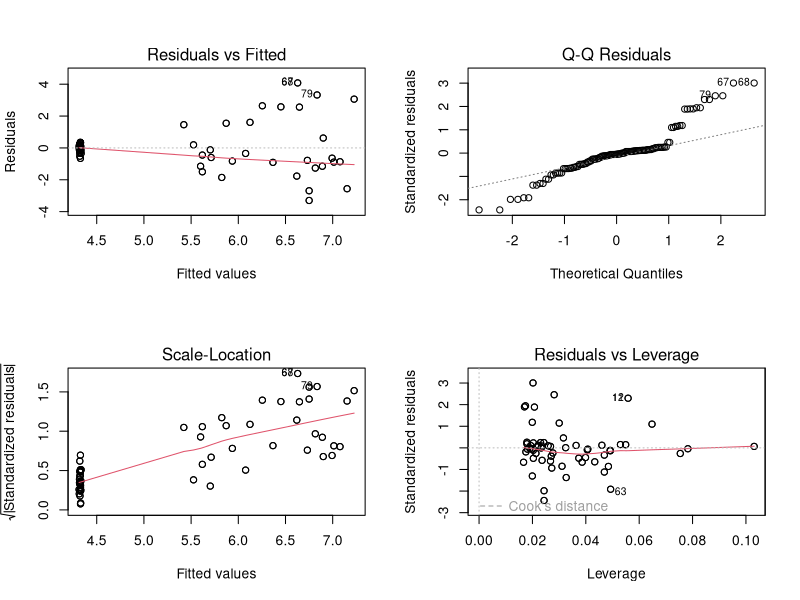
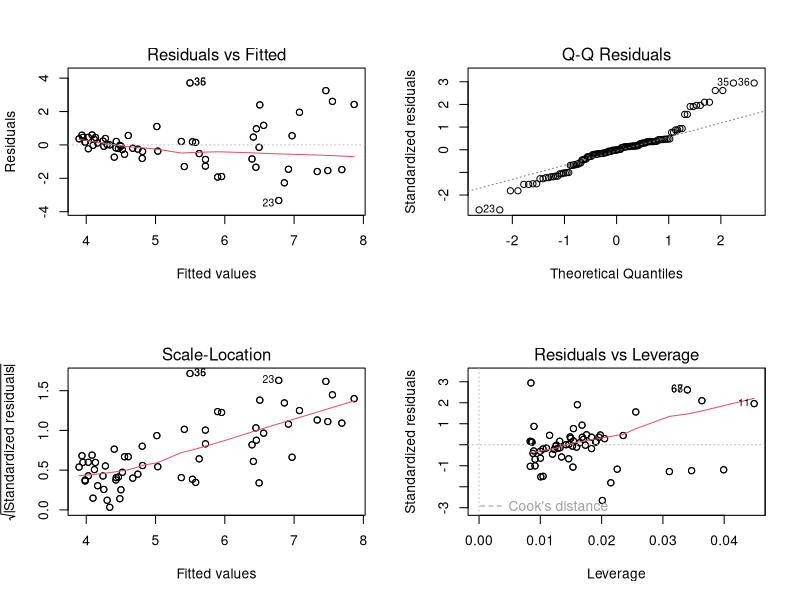
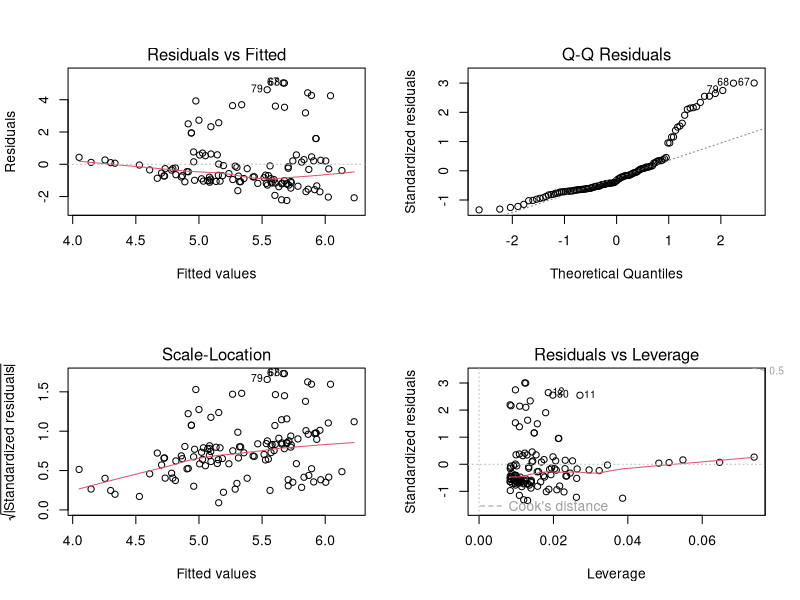
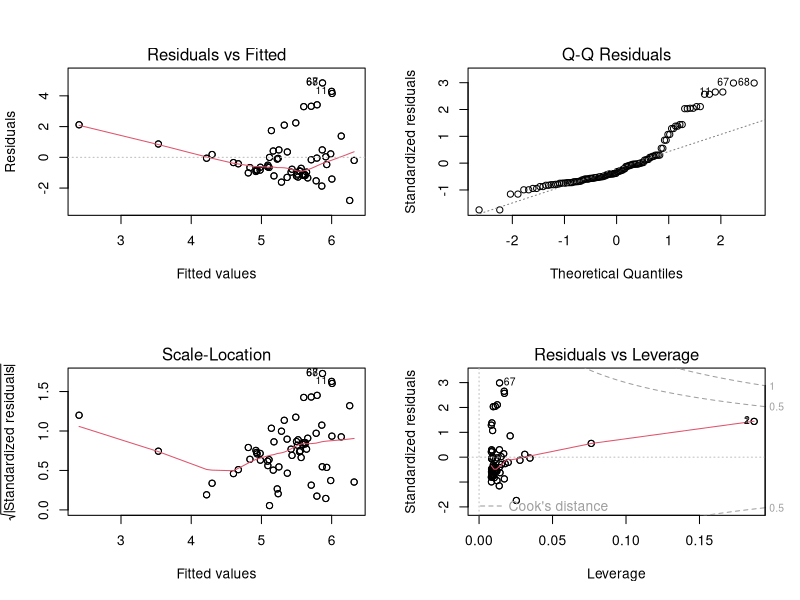
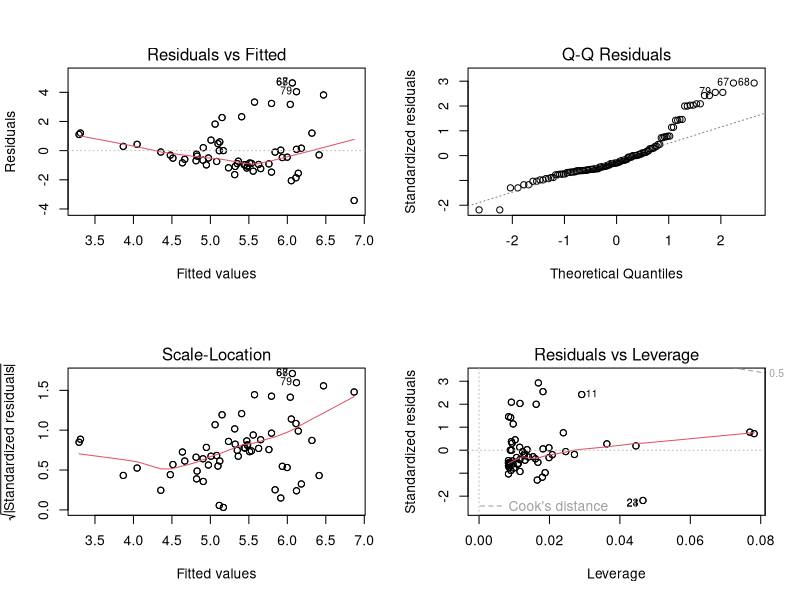
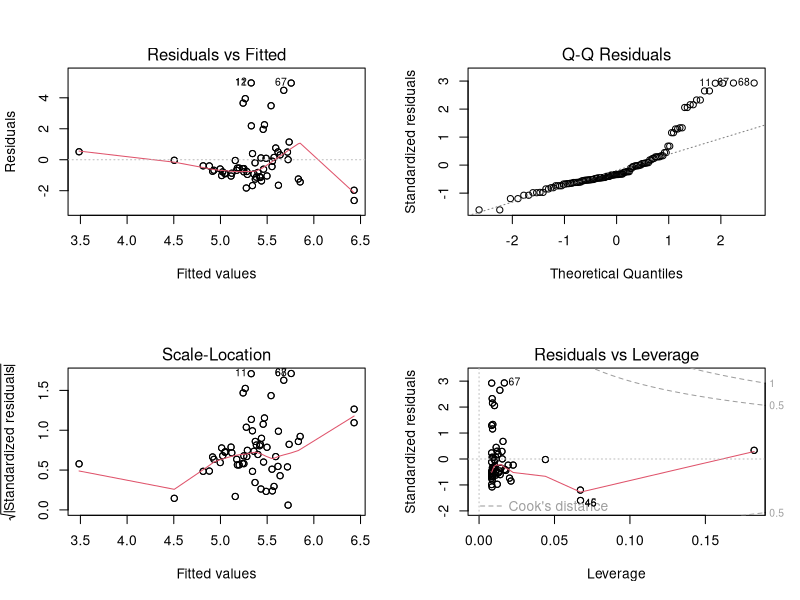
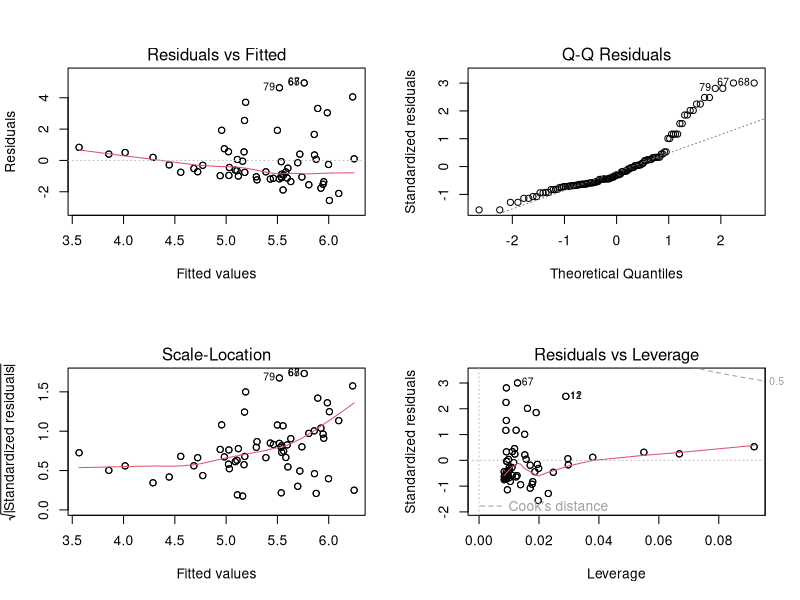
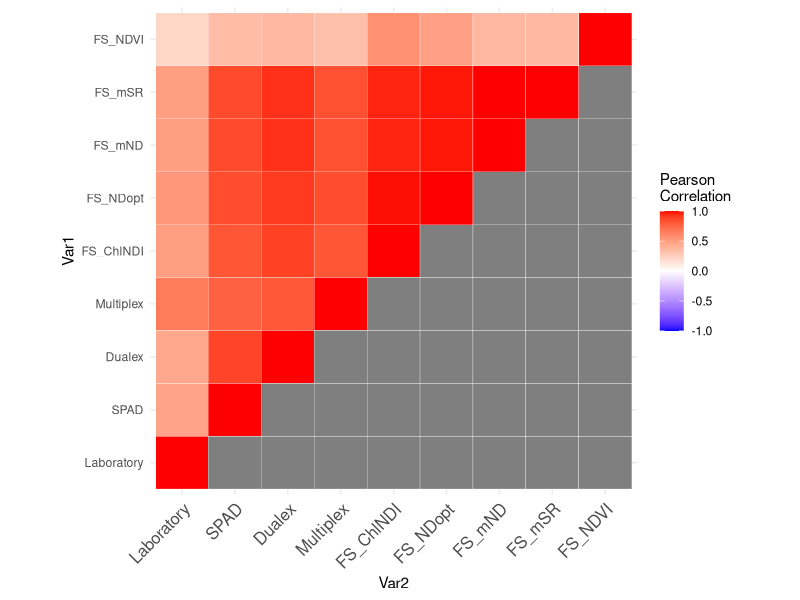

The R source for these figures, in order:
library(tidyverse)
library(readxl)
library(gridExtra)
library(ggpubr)
library(reshape2)
library(lme4)

maize <- read_excel("Maize dataset.xlsx")

#1. checking for normal distribution
#1.1 without treatment differentiation
spad.model <- lm(FM_Rest_Ernteblatt ~ SPAD*Blattalter, data = maize)
lab.model <- lm(FM_Rest_Ernteblatt ~ Chl_Labor, data = maize)
dualex.model <- lm(FM_Rest_Ernteblatt ~ Chl, data = maize)
multi.model1 <- lm(FM_Rest_Ernteblatt ~ SFR_R, data = maize)
multi.model2 <- lm(FM_Rest_Ernteblatt ~ SFR_G, data = maize)
field.model1 <- lm(FM_Rest_Ernteblatt ~ NDWI, data = maize)
field.model2 <- lm(FM_Rest_Ernteblatt ~ ChlNDI, data = maize)

par(mfrow = c(2, 2))
plot(spad.model)
plot(lab.model)
plot(dualex.model)
plot(multi.model1)
plot(multi.model2)
plot(field.model1)
plot(field.model2)
par(mfrow = c(1, 1))

shapiro.test(maize$FM_Rest_Ernteblatt)
shapiro.test(maize$Pflanzenhoehe)
shapiro.test(maize$SPAD)
shapiro.test(maize$Chl_Labor)
shapiro.test(maize$Chl)
shapiro.test(maize$SFR_R)
shapiro.test(maize$SFR_G)
shapiro.test(maize$NDWI)
shapiro.test(maize$ChlNDI)

#plotting the correlation matrix (whole dataset)
cor.df <- select(maize, Chl_Labor, SPAD, DX_Chl_MW, SFR_R, ChlNDI, NDopt, mND, mSR, NDVI)

names(cor.df)[names(cor.df) == "Chl_Labor"] <- "Laboratory"
names(cor.df)[names(cor.df) == "DX_Chl_MW"] <- "Dualex"
names(cor.df)[names(cor.df) == "SFR_R"] <- "Multiplex"
names(cor.df)[names(cor.df) == "ChlNDI"] <- "FS_ChlNDI"
names(cor.df)[names(cor.df) == "NDopt"] <- "FS_NDopt"
names(cor.df)[names(cor.df) == "mND"] <- "FS_mND"
names(cor.df)[names(cor.df) == "mSR"] <- "FS_mSR"
names(cor.df)[names(cor.df) == "NDVI"] <- "FS_NDVI"


cormat <- round(cor(cor.df, method = "spearman"),2)

get_lower_tri<-function(cormat){
  cormat[upper.tri(cormat)] <- NA
  return(cormat)
}

get_upper_tri <- function(cormat){
  cormat[lower.tri(cormat)]<- NA
  return(cormat)
}

lt <- get_lower_tri(cormat)
lt

lt <- melt(lt)

ggplot(lt, aes(Var2, Var1, fill = value))+
  geom_tile(color = "white")+
  scale_fill_gradient2(low = "blue", high = "red", mid = "white", 
                       midpoint = 0, limit = c(-1,1), space = "Lab", 
                       name="Pearson\nCorrelation") +
  theme_minimal()+ 
  theme(axis.text.x = element_text(angle = 45, vjust = 1, 
                                   size = 12, hjust = 1))+
  coord_fixed()

upper_tri <- get_upper_tri(cormat)

melted_cormat <- melt(upper_tri, na.rm = TRUE)

ggheatmap <- ggplot(melted_cormat, aes(Var2, Var1, fill = value))+
  geom_tile(color = "white")+
  scale_fill_gradient2(low = "blue", high = "red", mid = "white", 
                       midpoint = 0, limit = c(-1,1), space = "Lab", 
                       name="Spearman\nCorrelation") +
  theme_minimal() +
  theme(axis.text.x = element_text(angle = 45, vjust = 1, 
                                   size = 12, hjust = 1)) +
  ggtitle("Correlation Matrix") +
  coord_fixed()

ggheatmap + 
  geom_text(aes(Var2, Var1, label = value), color = "black", size = 4) +
  theme(
    axis.title.x = element_blank(),
    axis.title.y = element_blank(),
    panel.grid.major = element_blank(),
    panel.border = element_blank(),
    panel.background = element_blank(),
    axis.ticks = element_blank(),
    legend.justification = c(1, 0),
    legend.position = c(0.6, 0.7),
    plot.title = element_text(hjust = 0.5),
    legend.direction = "horizontal")+
  guides(fill = guide_colorbar(barwidth = 7, barheight = 1,
                               title.position = "top", title.hjust = 0.5))


#correlation scatterplots without leave age differentiation
e <- ggplot(maize, aes(x = SPAD, y = Chl_Labor, color = Treatment)) +
  geom_point() + 
  geom_smooth(method = lm) +
  ggtitle("SPAD") +
  theme_bw()

f <- ggplot(maize, aes(x = Chl, y = Chl_Labor, color = Treatment)) +
  geom_point() + 
  geom_smooth(method = lm) + 
  ggtitle("Dualex") +
  theme_bw()

g <- ggplot(maize, aes(x = SFR_R, y = Chl_Labor, color = Treatment)) +
  geom_point() + 
  geom_smooth(method = lm) + 
  ggtitle("Multiplex") +
  theme_bw()

h <- ggplot(maize, aes(x = ChlNDI, y = Chl_Labor, color = Treatment)) +
  geom_point() + 
  geom_smooth(method = lm) + 
  ggtitle("Fieldspec") +
  theme_bw()

ggarrange(e, f, g, h, ncol = 2, nrow = 2, common.legend = TRUE, legend = "bottom")


#correlation scatterplots with leave age differentiation
e <- ggplot(maize, aes(x = SPAD, y = Chl_Labor, color = Treatment, shape = Blattalter)) +
  geom_point() + 
  geom_smooth(method = lm) +
  ggtitle("SPAD") +
  theme_bw()

f <- ggplot(maize, aes(x = Chl, y = Chl_Labor, color = Treatment, shape = Blattalter)) +
  geom_point() + 
  geom_smooth(method = lm) + 
  ggtitle("Dualex") +
  theme_bw()

g <- ggplot(maize, aes(x = SFR_R, y = Chl_Labor, color = Treatment, shape = Blattalter)) +
  geom_point() + 
  geom_smooth(method = lm) + 
  ggtitle("Multiplex") +
  theme_bw()

h <- ggplot(maize, aes(x = ChlNDI, y = Chl_Labor, color = Treatment, shape = Blattalter)) +
  geom_point() + 
  geom_smooth(method = lm) + 
  ggtitle("Fieldspec") +
  theme_bw()

ggarrange(e, f, g, h, ncol = 2, nrow = 2, common.legend = TRUE, legend = "bottom")

#scatterplot without geom_smooth
i <- ggplot(maize, aes(x = SPAD, y = Chl_Labor, color = Treatment, shape = Blattalter)) +
  geom_point() + 
  ggtitle("SPAD") +
  theme_bw()

j <- ggplot(maize, aes(x = Chl, y = Chl_Labor, color = Treatment, shape = Blattalter)) +
  geom_point() + 
  ggtitle("Dualex") +
  theme_bw()

k <- ggplot(maize, aes(x = SFR_R, y = Chl_Labor, color = Treatment, shape = Blattalter)) +
  geom_point() + 
  ggtitle("Multiplex") +
  theme_bw()

l <- ggplot(maize, aes(x = ChlNDI, y = Chl_Labor, color = Treatment, shape = Blattalter)) +
  geom_point() + 
  ggtitle("Fieldspec") +
  theme_bw()

ggarrange(i, j, k, l, ncol = 2, nrow = 2, common.legend = TRUE, legend = "bottom")

#morphological plots
height <- maize[!duplicated(maize$Pflanzennummer), ]

q <- ggplot(height, aes(x = Treatment, y = Pflanzenhoehe, fill = Treatment)) +
  geom_boxplot(show.legend = FALSE) +
  ggtitle("A") +
  ylab("Plant height [cm]") +
  geom_jitter(position = position_jitter(0.2), show.legend = FALSE) +
  theme_bw() 
q


#leafe density
dens <- maize[!duplicated(maize$Blattdichte), ]

w <- ggplot(dens, aes(x = Treatment, y = Blattdichte, fill = Blattalter)) +
  geom_boxplot(show.legend = TRUE) +
  ggtitle("B") +
  ylab("Leafe density [g/m^3 ?]") +
  geom_jitter(position = position_jitter(0.2), show.legend = FALSE) +
  theme_bw() 
w

w <- ggplot(dens, aes(x = Treatment, y = Blattdichte, fill = Treatment)) +
  geom_boxplot(show.legend = FALSE) +
  ggtitle("B") +
  ylab("Leafe density [g/m^3 ?]") +
  geom_jitter(position = position_jitter(0.2), show.legend = FALSE) +
  theme_bw() 
w

#dry matter
tm <- slice(height, 10:30)
tm <- transform(tm, TM_Ganze_Pflanze = as.numeric(TM_Ganze_Pflanze))

e <- ggplot(tm, aes(x = Treatment, y = TM_Ganze_Pflanze, fill = Treatment)) +
  geom_boxplot(show.legend = FALSE) +
  ggtitle("C") +
  ylab("Dry Matter Content") +
  geom_jitter(position = position_jitter(0.2), show.legend = FALSE) +
  theme_bw() 
e

#chlorophyll lab
r <- ggplot(dens, aes(x = Treatment, y = Chl_Labor, fill = Treatment)) +
  geom_boxplot(show.legend = FALSE) +
  ggtitle("C") +
  ylab("Chlorophyll Content [??]") +
  geom_jitter(position = position_jitter(0.2), show.legend = FALSE) +
  theme_bw() 
r

ggarrange(q, w, e, r)

#field spec clor a and b + lab clor a and b
m <- ggplot(maize, aes(x = PSSRa, y = Chl_a_nmol_g_EW, color = Treatment, shape = Blattalter)) +
  geom_point() + 
  geom_smooth(method = lm) +
  ggtitle("Chl a") + 
  theme_bw()

n <- ggplot(maize, aes(x = PSSRb, y = Chl_b_nmol_g_EW, color = Treatment, shape = Blattalter)) +
  geom_point() + 
  geom_smooth(method = lm) +
  ggtitle("Chl b") + 
  theme_bw()

ggarrange(m, n, ncol = 2, nrow = 1, common.legend = TRUE, legend = "bottom")


o <- ggscatter(maize, x = "PSSRa", y = "Chl_a_nmol_g_EW", 
               add = "reg.line",                        
               conf.int = TRUE, cor.method = "spearman", cor.coef = TRUE,                       
               color = "Treatment", palette = "jco", title = "Chl a",          
               shape = "Treatment")


p <- ggscatter(maize, x = "PSSRb", y = "Chl_b_nmol_g_EW", 
               add = "reg.line",                        
               conf.int = TRUE, cor.method = "spearman", cor.coef = TRUE,                       
               color = "Treatment", palette = "jco", title =  "Chl b",          
               shape = "Treatment")

ggarrange(o, p, ncol = 2, nrow = 1, common.legend = TRUE, legend = "bottom")



########
#stuff we probably wont need anymore
#1.2 with treatment differentiation
mangel <- filter(maize, Treatment == "Nährstoffmangel")
trocken <- filter(maize, Treatment == "Trockenstress")
kontr <- filter(maize, Treatment == "Kontrolle")

#mangel
spad.model <- lm(FM_Rest_Ernteblatt ~ SPAD, data = mangel)
lab.model <- lm(FM_Rest_Ernteblatt ~ Chl_Labor, data = mangel)
dualex.model <- lm(FM_Rest_Ernteblatt ~ Chl, data = mangel)
multi.model1 <- lm(FM_Rest_Ernteblatt ~ SFR_R, data = mangel)
multi.model2 <- lm(FM_Rest_Ernteblatt ~ SFR_G, data = mangel)
field.model1 <- lm(FM_Rest_Ernteblatt ~ NDWI, data = mangel)
field.model2 <- lm(FM_Rest_Ernteblatt ~ ChlNDI, data = mangel)

par(mfrow = c(2, 2))
plot(spad.model)
plot(lab.model)
plot(dualex.model)
plot(multi.model1)
plot(multi.model2)
plot(field.model1)
plot(field.model2)
par(mfrow = c(1, 1))

shapiro.test(mangel$FM_Rest_Ernteblatt)
shapiro.test(mangel$Pflanzenhoehe)
shapiro.test(mangel$SPAD)
shapiro.test(mangel$Chl_Labor)
shapiro.test(mangel$Chl)
shapiro.test(mangel$SFR_R)
shapiro.test(mangel$SFR_G)
shapiro.test(mangel$NDWI)
shapiro.test(mangel$ChlNDI)

#trocken
spad.model <- lm(FM_Rest_Ernteblatt ~ SPAD, data = trocken)
lab.model <- lm(FM_Rest_Ernteblatt ~ Chl_Labor, data = trocken)
dualex.model <- lm(FM_Rest_Ernteblatt ~ Chl, data = trocken)
multi.model1 <- lm(FM_Rest_Ernteblatt ~ SFR_R, data = trocken)
multi.model2 <- lm(FM_Rest_Ernteblatt ~ SFR_G, data = trocken)
field.model1 <- lm(FM_Rest_Ernteblatt ~ NDWI, data = trocken)
field.model2 <- lm(FM_Rest_Ernteblatt ~ ChlNDI, data = trocken)

par(mfrow = c(2, 2))
plot(spad.model)
plot(lab.model)
plot(dualex.model)
plot(multi.model1)
plot(multi.model2)
plot(field.model1)
plot(field.model2)
par(mfrow = c(1, 1))

shapiro.test(trocken$FM_Rest_Ernteblatt)
shapiro.test(trocken$Pflanzenhoehe)
shapiro.test(trocken$SPAD)
shapiro.test(trocken$Chl_Labor)
shapiro.test(trocken$Chl)
shapiro.test(trocken$SFR_R)
shapiro.test(trocken$SFR_G)
shapiro.test(trocken$NDWI)
shapiro.test(trocken$ChlNDI)

#kontrolle
spad.model <- lm(FM_Rest_Ernteblatt ~ SPAD, data = kontr)
lab.model <- lm(FM_Rest_Ernteblatt ~ Chl_Labor, data = kontr)
dualex.model <- lm(FM_Rest_Ernteblatt ~ Chl, data = kontr)
multi.model1 <- lm(FM_Rest_Ernteblatt ~ SFR_R, data = kontr)
multi.model2 <- lm(FM_Rest_Ernteblatt ~ SFR_G, data = kontr)
field.model1 <- lm(FM_Rest_Ernteblatt ~ NDWI, data = kontr)
field.model2 <- lm(FM_Rest_Ernteblatt ~ ChlNDI, data = kontr)

par(mfrow = c(2, 2))
plot(spad.model)
plot(lab.model)
plot(dualex.model)
plot(multi.model1)
plot(multi.model2)
plot(field.model1)
plot(field.model2)
par(mfrow = c(1, 1))

shapiro.test(kontr$FM_Rest_Ernteblatt)
shapiro.test(kontr$Pflanzenhoehe)
shapiro.test(kontr$SPAD)
shapiro.test(kontr$Chl_Labor)
shapiro.test(kontr$Chl)
shapiro.test(kontr$SFR_R)
shapiro.test(kontr$SFR_G)
shapiro.test(kontr$NDWI)
shapiro.test(kontr$ChlNDI)

#2.2 with treatment differentiation 
#mangel
cor.df <- select(mangel, Chl_Labor, SPAD, Chl, SFR_R, ChlNDI)

cormat <- round(cor(cor.df),2)

lt <- get_upper_tri(cormat)
lt

lt <- melt(lt, na.rm = TRUE)

ggheatmap <- ggplot(lt, aes(Var2, Var1, fill = value))+
  geom_tile(color = "white")+
  scale_fill_gradient2(low = "blue", high = "red", mid = "white", 
                       midpoint = 0, limit = c(-1,1), space = "Lab", 
                       name="Pearson\nCorrelation") +
  theme_minimal()+ 
  theme(axis.text.x = element_text(angle = 45, vjust = 1, 
                                   size = 12, hjust = 1)) +
  ggtitle("Mangel") +
  coord_fixed()

ggheatmap + 
  geom_text(aes(Var2, Var1, label = value), color = "black", size = 4) +
  theme(
    axis.title.x = element_blank(),
    axis.title.y = element_blank(),
    panel.grid.major = element_blank(),
    panel.border = element_blank(),
    panel.background = element_blank(),
    axis.ticks = element_blank(),
    legend.justification = c(1, 0),
    legend.position = c(0.6, 0.7),
    legend.direction = "horizontal")+
  guides(fill = guide_colorbar(barwidth = 7, barheight = 1,
                               title.position = "top", title.hjust = 0.5))

#spad
a <- ggscatter(mangel, x = "SPAD", y = "Chl_Labor", 
          add = "reg.line",                        
          conf.int = TRUE, cor.method = "pearson", cor.coef = TRUE,                       
          color = "Treatment", palette = "jco", title = "SPAD",          
          shape = "Treatment")

#dualex
b <- ggscatter(mangel, x = "Chl", y = "Chl_Labor", 
          add = "reg.line",                        
          conf.int = TRUE, cor.method = "pearson", cor.coef = TRUE,                       
          color = "Treatment", palette = "jco", title =  "Dualex",          
          shape = "Treatment")

#multiplex
c <- ggscatter(mangel, x = "SFR_R", y = "Chl_Labor", 
          add = "reg.line",                        
          conf.int = TRUE, cor.method = "pearson", cor.coef = TRUE,                       
          color = "Treatment", palette = "jco", title = "Multiplex",          
          shape = "Treatment")

#fieldspec
d <- ggscatter(mangel, x = "ChlNDI", y = "Chl_Labor", 
          add = "reg.line",                        
          conf.int = TRUE, cor.method = "pearson", cor.coef = TRUE,                       
          color = "Treatment", palette = "jco", title = "Fieldspec",            
          shape = "Treatment")

ggarrange(a, b, c, d)

#trocken
cor.df <- select(trocken, Chl_Labor, SPAD, Chl, SFR_R, ChlNDI)

cormat <- round(cor(cor.df),2)

lt <- get_upper_tri(cormat)
lt

lt <- melt(lt, na.rm = TRUE)

ggheatmap <- ggplot(lt, aes(Var2, Var1, fill = value))+
  geom_tile(color = "white")+
  scale_fill_gradient2(low = "blue", high = "red", mid = "white", 
                       midpoint = 0, limit = c(-1,1), space = "Lab", 
                       name="Pearson\nCorrelation") +
  theme_minimal()+ 
  theme(axis.text.x = element_text(angle = 45, vjust = 1, 
                                   size = 12, hjust = 1)) +
  ggtitle("Trockenstress") +
  coord_fixed()

ggheatmap + 
  geom_text(aes(Var2, Var1, label = value), color = "black", size = 4) +
  theme(
    axis.title.x = element_blank(),
    axis.title.y = element_blank(),
    panel.grid.major = element_blank(),
    panel.border = element_blank(),
    panel.background = element_blank(),
    axis.ticks = element_blank(),
    legend.justification = c(1, 0),
    legend.position = c(0.6, 0.7),
    legend.direction = "horizontal")+
  guides(fill = guide_colorbar(barwidth = 7, barheight = 1,
                               title.position = "top", title.hjust = 0.5))

#spad
a <- ggscatter(trocken, x = "SPAD", y = "Chl_Labor", 
               add = "reg.line",                        
               conf.int = TRUE, cor.method = "pearson", cor.coef = TRUE,                       
               color = "Treatment", palette = "jco", title = "SPAD",          
               shape = "Treatment")

#dualex
b <- ggscatter(trocken, x = "Chl", y = "Chl_Labor", 
               add = "reg.line",                        
               conf.int = TRUE, cor.method = "pearson", cor.coef = TRUE,                       
               color = "Treatment", palette = "jco", title =  "Dualex",          
               shape = "Treatment")

#multiplex
c <- ggscatter(trocken, x = "SFR_R", y = "Chl_Labor", 
               add = "reg.line",                        
               conf.int = TRUE, cor.method = "pearson", cor.coef = TRUE,                       
               color = "Treatment", palette = "jco", title = "Multiplex",          
               shape = "Treatment")

#fieldspec
d <- ggscatter(trocken, x = "ChlNDI", y = "Chl_Labor", 
               add = "reg.line",                        
               conf.int = TRUE, cor.method = "pearson", cor.coef = TRUE,                       
               color = "Treatment", palette = "jco", title = "Fieldspec",            
               shape = "Treatment")

ggarrange(a, b, c, d)

#kontrolle
cor.df <- select(kontr, Chl_Labor, SPAD, Chl, SFR_R, ChlNDI)

cormat <- round(cor(cor.df),2)

lt <- get_upper_tri(cormat)
lt

lt <- melt(lt, na.rm = TRUE)

ggheatmap <- ggplot(lt, aes(Var2, Var1, fill = value))+
  geom_tile(color = "white")+
  scale_fill_gradient2(low = "blue", high = "red", mid = "white", 
                       midpoint = 0, limit = c(-1,1), space = "Lab", 
                       name="Pearson\nCorrelation") +
  theme_minimal()+ 
  theme(axis.text.x = element_text(angle = 45, vjust = 1, 
                                   size = 12, hjust = 1)) +
  ggtitle("Kontrolle") +
  coord_fixed()

ggheatmap + 
  geom_text(aes(Var2, Var1, label = value), color = "black", size = 4) +
  theme(
    axis.title.x = element_blank(),
    axis.title.y = element_blank(),
    panel.grid.major = element_blank(),
    panel.border = element_blank(),
    panel.background = element_blank(),
    axis.ticks = element_blank(),
    legend.justification = c(1, 0),
    legend.position = c(0.6, 0.7),
    legend.direction = "horizontal")+
  guides(fill = guide_colorbar(barwidth = 7, barheight = 1,
                               title.position = "top", title.hjust = 0.5))

#spad
a <- ggscatter(kontr, x = "SPAD", y = "Chl_Labor", 
               add = "reg.line",                        
               conf.int = TRUE, cor.method = "pearson", cor.coef = TRUE,                       
               color = "Treatment", palette = "jco", title = "SPAD",          
               shape = "Treatment")

#dualex
b <- ggscatter(kontr, x = "Chl", y = "Chl_Labor", 
               add = "reg.line",                        
               conf.int = TRUE, cor.method = "pearson", cor.coef = TRUE,                       
               color = "Treatment", palette = "jco", title =  "Dualex",          
               shape = "Treatment")

#multiplex
c <- ggscatter(kontr, x = "SFR_R", y = "Chl_Labor", 
               add = "reg.line",                        
               conf.int = TRUE, cor.method = "pearson", cor.coef = TRUE,                       
               color = "Treatment", palette = "jco", title = "Multiplex",          
               shape = "Treatment")

#fieldspec
d <- ggscatter(kontr, x = "ChlNDI", y = "Chl_Labor", 
               add = "reg.line",                        
               conf.int = TRUE, cor.method = "pearson", cor.coef = TRUE,                       
               color = "Treatment", palette = "jco", title = "Fieldspec",            
               shape = "Treatment")

ggarrange(a, b, c, d)
